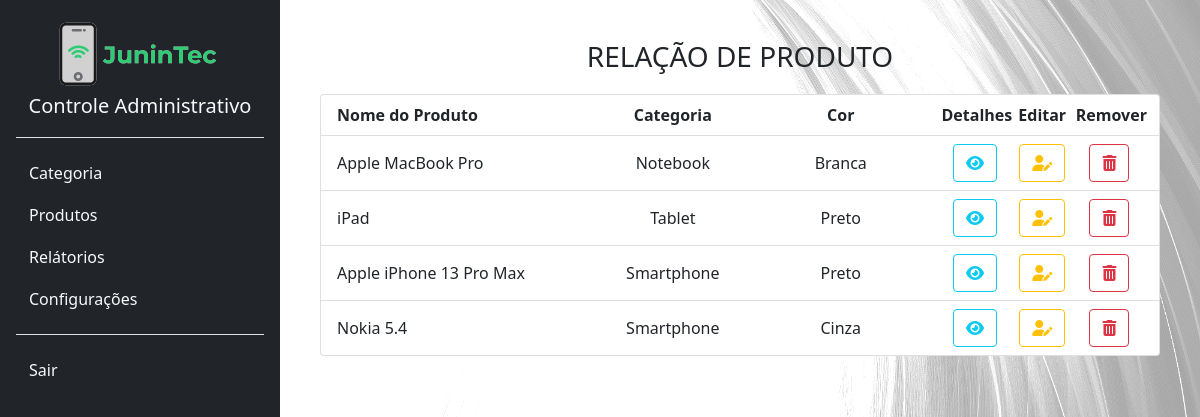
Screenshot of /admin/listar-produto.php with the database file from the repository.
### tables this page shows
CREATE TABLE `tb_produto` (
  `id` int(11) NOT NULL,
  `nome` varchar(30) NOT NULL,
  `categoria` text DEFAULT NULL,
  `marca` varchar(50) NOT NULL,
  `cor` varchar(30) DEFAULT NULL,
  `quantidade` int(11) NOT NULL,
  `preco` float DEFAULT NULL,
  `descricao` longtext DEFAULT NULL,
  `url_foto` longtext NOT NULL
);

### Classes/Conexao.php (called while the page is built, shortened)
<?php
class Conexao
{
    private static $conexao;
    private $host = 'localhost';
    private $dbname = 'junintec';
    private $user = 'root';
    private $pass = '';
    public function conectar()
    {
        try {
            self::$conexao = new PDO("mysql:host=$this->host;dbname=$this->dbname", "$this->user", "$this->pass");
            return self::$conexao;
        } catch (PDOException $e) {
            echo '<p>' . $e->getMessage() . '</p>';
        }
    }
}
?>

### Classes/Produto.php (called while the page is built, shortened)
<?php
class Produto extends Conexao
{
    public function __construct()
    {
        $this->conecta = new Conexao;
        $this->conexao = $this->conecta->conectar();
    }
    public function recuperar()
    {
        $sql = $this->conexao->prepare("SELECT * FROM tb_produto ORDER BY id DESC");
        $sql->execute();
        return $sql->fetchAll(PDO::FETCH_ASSOC);
    }
}

### admin/validador-adm.php (called while the page is built, shortened)
<?php
require_once "../Classes/Conexao.php";
require_once "../Classes/Produto.php";
$acao = isset($_GET['acao']) ? $_GET['acao'] : $acao;
if ($acao == 'cadastrar-categoria') {
    $data = $_POST;
    $categoria = new Categoria();
    $categoria->cadastrar($data);
} if ($acao == 'recuperar-categoria') {
    $categoria = new Categoria();
    $categoriaRecuperados = $categoria->recuperar();
}  if ($acao == 'recuperar-categoria-edicao') {
    $idCategoria = $_GET['id'];
    $categoria = new Categoria();
    $categoriasRecuperados = $categoria->recuperarCategoria($idCategoria);
    $categoriasRecuperados = $categoriasRecuperados[0];
}  else if ($acao == 'editar-categoria') {
    $data = $_POST;
    $categoria = new Categoria();
    $categoria->atualizar($data);
} else if ($acao == 'excluir-categoria') {
    $idCategoria = $_GET['id'];
    $categoria = new Categoria();
    $categoria->excluir($idCategoria);
}if ($acao == 'cadastrar-produto') {
    $data = $_POST;
    $produto = new Produto();
    $produto->cadastrar($data);
} if ($acao == 'recuperar-produto') {
    $produto = new Produto();
    $produtoRecuperados = $produto->recuperar();
}  if ($acao == 'recuperar-produto-edicao') {
    $idProduto = $_GET['id'];
    $produto = new Produto();
    $produtosRec = $produto->recuperarProduto($idProduto);
    $produtosRecuperados = $produtosRec[0];
}  else if ($acao == 'editar-produto') {
    $data = $_POST;
    $produto = new Produto();
    $produto->atualizar($data);
} else if ($acao == 'excluir-produto') {
    $idProduto = $_GET['id'];
    $produto = new Produto();
    $produto->excluir($idProduto);
}

### admin/listar-produto.php (the view, shortened to what this page needs)
<?php
require_once('head.php');
require_once('topo.php');
require_once('validador-adm.php');
?>
<section class="p-4 h-100 w-100">
    <div class="bloco-listagem p-2 h-100 w-100 rounded">
        <div class="py-1">
            <h3 class="text-center text-uppercase text-dark mt-1">
                Relação de produto
            </h3>
        </div>
        <div class="p-2">
            <ul class="list-group w-100 h-100">
                <li class="list-group-item li-titulo w-100 d-flex align-content-center text-center">
                    <div class="col-lg-4 text-start fw-bold d-flex flex-column justify-content-center">Nome do Produto</div>
                    <div class="col-lg-2 fw-bold d-flex flex-column justify-content-center">Categoria</div>
                    <div class="col-lg-3 fw-bold d-flex flex-column justify-content-center">Cor</div>
                    <div class="col-lg-1 fw-bold">
                        Detalhes
                    </div>
                    <div id="" name="cpf" class="col-lg-1 fw-bold">
                        Editar
                    </div>
                    <div id="cpf" name="cpf" class="col-lg-1 fw-bold">
                        Remover
                    </div>
                </li>
                <?php
                foreach ($produtoRecuperados as $key => $produto) {
                ?>
                    <li class="list-group-item w-100 d-flex align-content-center text-center">
                        <div id="name" class="col-lg-4 text-start d-flex flex-column justify-content-center"><?= $produto['nome'] ?></div>
                        <div id="categoria" class="col-lg-2 d-flex flex-column justify-content-center"><?= $produto['categoria'] ?></div>
                        <div id="cor" class="col-lg-3 d-flex flex-column justify-content-center"><?= $produto['cor'] ?></div>
                        <div class="col-lg-1 ">
                            <button type="button" class="btn btn-outline-info" data-bs-toggle="modal" onclick="cpfMask()" data-bs-target="#modelrecuperar<?= $produto['id'] ?>">
                                <i class="fas fa-eye"></i>
                            </button>
                        </div>
                        <div class="col-lg-1 ">
                            <a href="editar-produto.php?id=<?= $produto['id'] ?>" class="btn btn-outline-warning">
                                <i class="fas fa-user-edit"></i>
                            </a>
                        </div>
                        <div class="col-lg-1 ">
                            <button type="button" class="btn btn-outline-danger" data-bs-toggle="modal" data-bs-target="#modelexcluir<?= $produto['id'] ?>">
                                <i class="fas fa-trash-alt"></i>
                            </button>
                        </div>
                    </li>
                <?php
                }
                ?>
            </ul>
        </div>
    </div>
</section>

### admin/head.php (shortened to what this page needs)
<!DOCTYPE html>
<html lang="en">
<head>
    <link rel="stylesheet" href="../css/bootstrap.min.css">
    <link rel="stylesheet" href="css/style.css">
</head>

### admin/topo.php (shortened to what this page needs)
<body>
    <main>
        <nav class="flex-shrink-0 p-3 bg-dark" style="width: 280px;">
            <a href="../index.php" class="d-flex align-items-center flex-column pb-3 mb-3 link-light text-decoration-none border-bottom">
                <img src="../img/logo.png">
                <span class="fs-5 fw-semibold text-light">Controle Administrativo</span>
            </a>
            <ul class="list-unstyled ps-0">
                <li class="mb-1">
                    <button class="btn btn-toggle align-items-center rounded collapsed text-light" data-bs-toggle="collapse" data-bs-target="#categoria-collapse" aria-expanded="false">
                        Categoria
                    </button>
                </li>
                <li class="mb-1">
                    <button class="btn btn-toggle align-items-center rounded collapsed text-light" data-bs-toggle="collapse" data-bs-target="#produto-categoria" aria-expanded="false">
                        Produtos
                    </button>
                </li>
                <li class="mb-1">
                    <button class="btn btn-toggle align-items-center rounded collapsed text-light" data-bs-toggle="collapse" data-bs-target="#dashboard-collapse" aria-expanded="false">
                        Relátorios
                    </button>
                </li>
                <li class="mb-1">
                    <button class="btn btn-toggle align-items-center rounded collapsed text-light" data-bs-toggle="collapse" data-bs-target="#orders-collapse" aria-expanded="false">
                        Configurações
                    </button>
                </li>
                <li class="border-top my-3"></li>
                <li class="mb-1">
                    <button class="btn btn-toggle align-items-center rounded collapsed text-light" data-bs-toggle="collapse" data-bs-target="#account-collapse" aria-expanded="false">
                        Sair
                    </button>
                </li>
            </ul>
        </nav>

### admin/css/style.css (style rules this page uses)
:root { --color-primary: #1a1f1e; --color-secundary: #65727a; --color-terciary: #bec3bc; --color-quaternary: #d7dacf; --color-quiternary: #e6e8e3; }
body { min-height: 100vh; color: var(--color-quiternary); height: 100vh; background-image: url('../../img/background-area-adm2.png'); background-size: cover; background-repeat: no-repeat; }
main { display: flex; flex-wrap: nowrap; height: 100vh; max-height: 100vh; overflow-x: auto; overflow-y: hidden; }

### rows the page displays
tb_produto: nome "Apple MacBook Pro", categoria "Notebook", cor "Branca"
tb_produto: nome "iPad", categoria "Tablet", cor "Preto"
tb_produto: nome "Apple iPhone 13 Pro Max", categoria "Smartphone", cor "Preto"
tb_produto: nome "Nokia 5.4", categoria "Smartphone", cor "Cinza"
